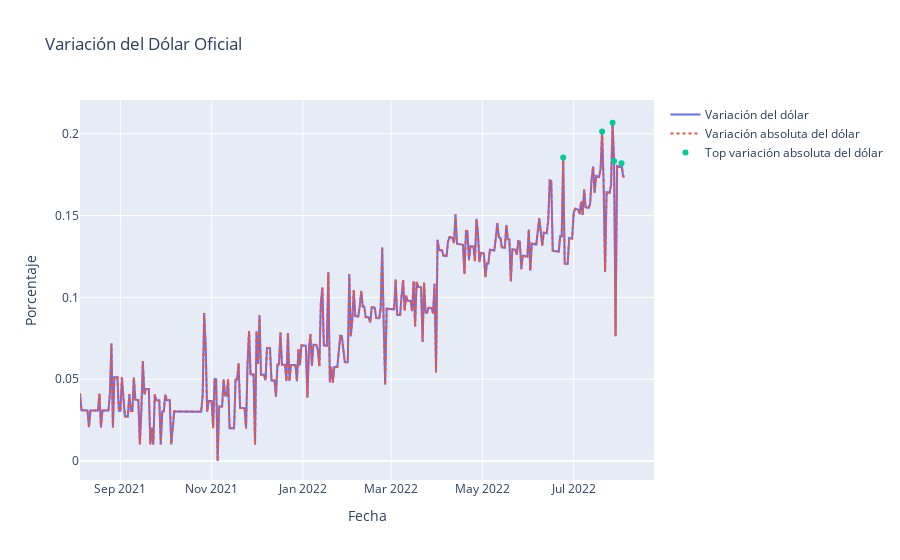

This figure's notebook cell:
### Markdown cell above
----
### ......Para el Dólar Oficial:

### Code cell
fig = go.Figure()
fig.add_trace(go.Scatter(x = table_365['fecha'], y = table_365['do_var'], mode='lines', name='Variación del dólar'))
fig.add_trace(go.Scatter(x = table_365['fecha'], y = table_365['do_var_abs'], mode='lines', name='Variación absoluta del dólar',  line=dict(dash='dot')))
fig.add_trace(go.Scatter(x = top_5_var_do['fecha'], y = top_5_var_do['do_var_abs'], mode='markers', name='Top variación absoluta del dólar'))
fig.update_layout(
    title='Variación del Dólar Oficial',
    xaxis_title = 'Fecha',
    yaxis_title = 'Porcentaje')

### Figure 1 — Plotly figure (JSON) as saved in the notebook; plotly's stock layout.template omitted (floating-point values rounded to 4 significant figures; data arrays with more than 128 entries replaced by an {"elided": "..."} marker saying what was removed)
{"data": [{"mode": "lines", "name": "Variación del dólar", "type": "scatter", "x": {"elided": "365 str values"}, "y": {"elided": "365 float values"}}, {"line": {"dash": "dot"}, "mode": "lines", "name": "Variación absoluta del dólar", "type": "scatter", "x": {"elided": "365 str values"}, "y": {"elided": "365 float values"}}, {"mode": "markers", "name": "Top variación absoluta del dólar", "type": "scatter", "x": ["2022-07-27T00:00:00", "2022-07-20T00:00:00", "2022-06-24T00:00:00", "2022-07-28T00:00:00", "2022-08-02T00:00:00"], "y": [0.2067, 0.2013, 0.1854, 0.1834, 0.1819]}], "layout": {"title": {"text": "Variación del Dólar Oficial"}, "xaxis": {"title": {"text": "Fecha"}}, "yaxis": {"title": {"text": "Porcentaje"}}}}
